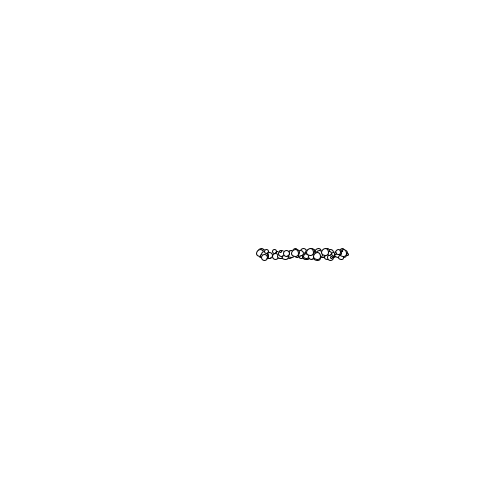
Frame 1 (no input)
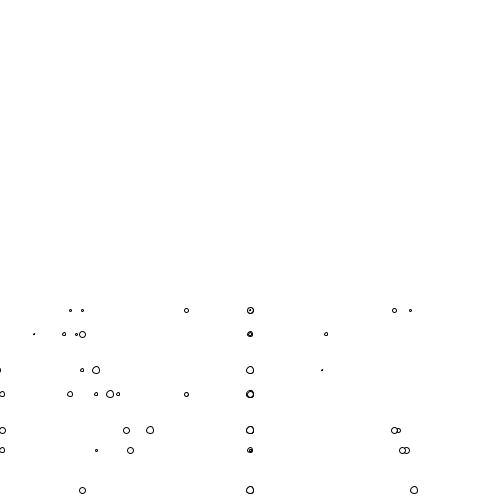
Frame 60 (the mouse pressed at the canvas centre just before this capture)
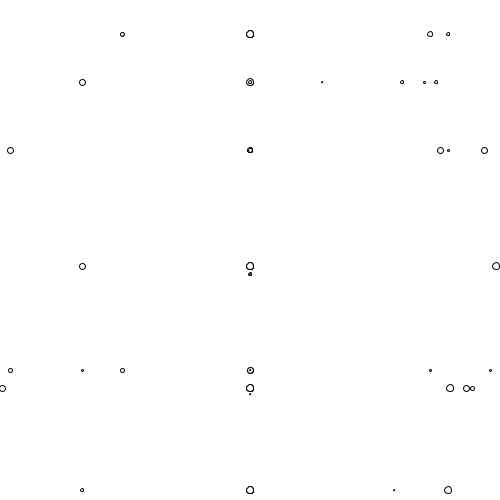
Frame 120 (the mouse held since frame 60 and released just before this capture)

The Processing sketch that drew these frames (run headless with seeded random() and noise(); from frame 60 on, the mouse is pressed at the canvas centre):

// Processing sketch: movingCircle
// ── movingCircle.pde
class Jumpy {
  int xpos;
  int ypos;
  int xstep;
  int ystep;
  int diam;
  //constructor
  Jumpy(int xstep, int ystep, int diam) {
    xpos = width/2;
    ypos = height/2;
    this.xstep = xstep;
    this.ystep = ystep;
    this.diam = diam;
  }
  
  void drawMe() {
    xpos +=xstep;
    ypos +=ystep;
    
    if(xpos>=width-(diam/2) || xpos<=diam/2){
      //xstep = xstep * -1;
      xstep *=-1;
    }
    
    if(ypos>=height-(diam/2) || ypos<=diam/2){
      //xstep = xstep * -1;
      ystep *=-1;
    }
    
    ellipse(xpos,ypos,diam,diam);
  }
}

int amount = 100;
ArrayList<Jumpy> circles = new ArrayList<Jumpy>();
void setup() {
  size(500,500);
  frameRate(20);
  for(int i=0;i<amount;i++){
   int diam = (int)random(10,100); 
   int xstep = (int)random(1,8);
   int ystep = (int)random(1,8);
   circles.add(new Jumpy(diam,xstep,ystep));
  }
}

void draw(){
  background(255);
  for(int i=0;i<amount;i++){
   circles.get(i).drawMe();
  }

}
